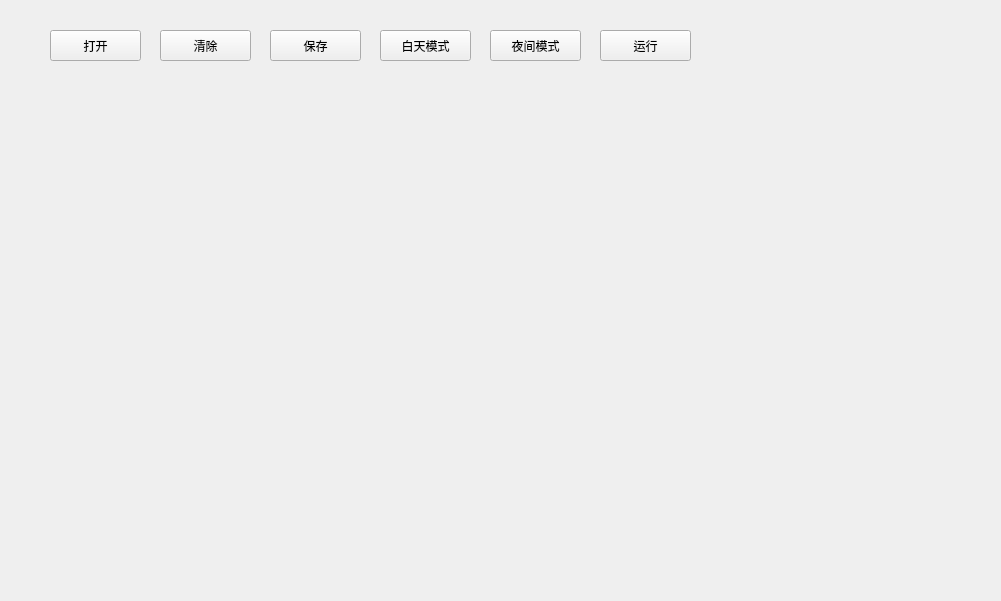
<?xml version="1.0" encoding="UTF-8"?>
<ui version="4.0">
 <class>Widget</class>
 <widget class="QWidget" name="Widget">
  <property name="geometry">
   <rect>
    <x>0</x>
    <y>0</y>
    <width>1001</width>
    <height>601</height>
   </rect>
  </property>
  <property name="windowTitle">
   <string>Widget</string>
  </property>
  <widget class="QPushButton" name="pushButton">
   <property name="geometry">
    <rect>
     <x>50</x>
     <y>30</y>
     <width>91</width>
     <height>31</height>
    </rect>
   </property>
   <property name="text">
    <string>打开</string>
   </property>
  </widget>
  <widget class="QPushButton" name="pushButton_2">
   <property name="geometry">
    <rect>
     <x>160</x>
     <y>30</y>
     <width>91</width>
     <height>31</height>
    </rect>
   </property>
   <property name="text">
    <string>清除</string>
   </property>
  </widget>
  <widget class="QPushButton" name="pushButton_3">
   <property name="geometry">
    <rect>
     <x>270</x>
     <y>30</y>
     <width>91</width>
     <height>31</height>
    </rect>
   </property>
   <property name="text">
    <string>保存</string>
   </property>
  </widget>
  <widget class="QPushButton" name="pushButton_4">
   <property name="geometry">
    <rect>
     <x>380</x>
     <y>30</y>
     <width>91</width>
     <height>31</height>
    </rect>
   </property>
   <property name="text">
    <string>白天模式</string>
   </property>
  </widget>
  <widget class="QPushButton" name="pushButton_5">
   <property name="geometry">
    <rect>
     <x>490</x>
     <y>30</y>
     <width>91</width>
     <height>31</height>
    </rect>
   </property>
   <property name="text">
    <string>夜间模式</string>
   </property>
  </widget>
  <widget class="QWidget" name="gridLayoutWidget">
   <property name="geometry">
    <rect>
     <x>50</x>
     <y>90</y>
     <width>901</width>
     <height>451</height>
    </rect>
   </property>
   <layout class="QGridLayout" name="gridLayout"/>
  </widget>
  <widget class="QPushButton" name="pushButton_8">
   <property name="geometry">
    <rect>
     <x>600</x>
     <y>30</y>
     <width>91</width>
     <height>31</height>
    </rect>
   </property>
   <property name="text">
    <string>运行</string>
   </property>
  </widget>
 </widget>
 <layoutdefault spacing="6" margin="11"/>
 <resources/>
 <connections/>
</ui>
